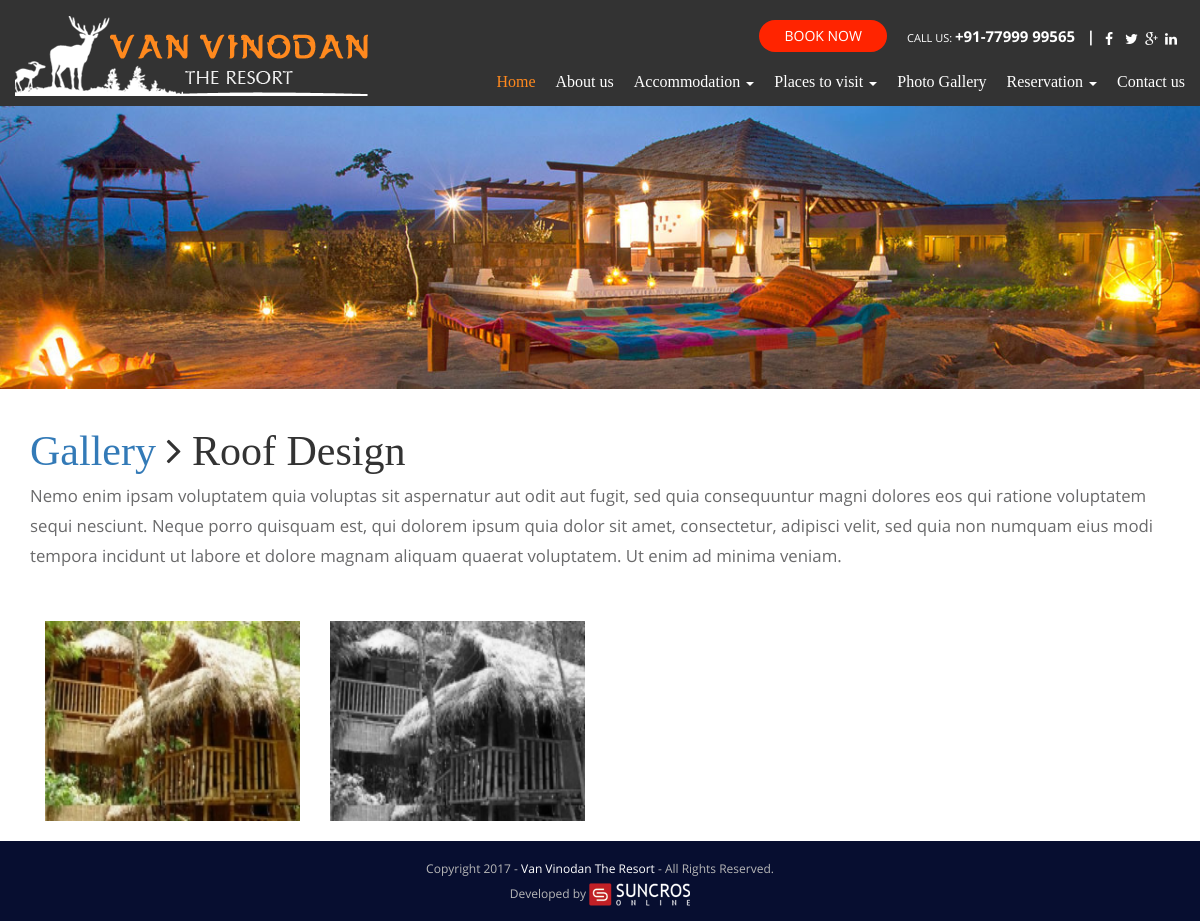
Page /photo-gallery.php?id=6 on the committed database.
### tables this page shows
CREATE TABLE `tbl_category` (
  `Category_Id` smallint(11) NOT NULL,
  `Category_Name` varchar(200) NOT NULL COMMENT 'English Category Name'
);

CREATE TABLE `tbl_image_upload` (
  `Image_Id` int(11) NOT NULL,
  `Image_Path` varchar(200) NOT NULL,
  `MainImage` tinyint(2) NOT NULL,
  `Category_Id` smallint(6) NOT NULL
);

### libraries/classes/DBConn.php (called while the page is built, shortened)
<?php
class DBConn  extends Conn {
	 function ExecuteQuery($userQuery)
	{
		$result= mysql_query($userQuery);
                $num_fields = mysql_num_fields($result);
				$obj = array();
				$x=1;
				while($row=mysql_fetch_array($result)){
				  for($j=0;$j<$num_fields;$j++){
					 $name = mysql_field_name($result, $j);
					 $obj[$x][$name]=$row[$name];
					}
					$x++;
					}
     return $obj;
	}
}
?>

### photo-gallery.php (the view, shortened to what this page needs)
<?php
include('header.php');
require_once(PATH_LIBRARIES.'/classes/DBConn.php');
$db = new DBConn();
$getGallery = $db->ExecuteQuery("SELECT Category_Name, Image_Path
		FROM tbl_image_upload imgup
		LEFT JOIN  tbl_category c ON imgup.Category_Id = c.Category_Id
		WHERE c.Category_Id=".$_GET['id']);
?>
<link rel="stylesheet" href="//cdnjs.cloudflare.com/ajax/libs/fancybox/2.1.5/jquery.fancybox.min.css" media="screen">
<main>
    <div class="middle-container">
        <div>
            <figure>
              <img src="images/resort.jpg" alt="The Van Vinodan Resort" width="100%">
            </figure>
        </div>
        <div class="innerPageTxt">
        	<div class="container">
            	<h1><a href='gallery-category.php'>Gallery</a> <i class="fa fa-angle-right" aria-hidden="true"></i> <?php echo $getGallery[1]['Category_Name']; ?></h1>
            	<p>Nemo enim ipsam voluptatem quia voluptas sit aspernatur aut odit aut fugit, sed quia consequuntur magni dolores eos qui ratione voluptatem sequi nesciunt. Neque porro quisquam est, qui dolorem ipsum quia dolor sit amet, consectetur, adipisci velit, sed quia non numquam eius modi tempora incidunt ut labore et dolore magnam aliquam quaerat voluptatem. Ut enim ad minima veniam.</p>
            	<div class="category-grid">
                	<?php foreach($getGallery as $getGalleryVal){ ?>
                	<div class="col-sm-3">
                        <div class="img-holder2">
                            <img width='100%' height='100%' src="<?php echo PATH_UPLOAD_IMAGE.'/thumb/'.$getGalleryVal['Image_Path']; ?>" alt="" >
                        </div>
                    </div>
                	<?php } ?>
                </div>
            </div>
        </div>
    </div>
</main>
<?php include('footer.php'); ?>

### css/style.css (style rules this page uses)
body { font-family: 'OpenSans'; background:#f2f2f2; margin-top: 0; }
h1, h1 { font-size:17pt; line-height: 27px; font-family:'SourceSansPro'; }
p, p { font-size: 11.5pt; color:#6A6A6B; }
.innerPageTxt { background:#fff; padding:20px 0; }
.innerPageTxt h1, h1.innerTitle { font-size: 3em; font-family: 'Gabriola'; }
.innerPageTxt p { font-size: 1.2em; line-height: 30px; }
.category-grid { margin-top:50px; }
.img-holder2 { height:200px; position: relative; display: block; overflow: hidden; }
.img-holder img, .img-holder2 img { -webkit-transform: scale(); -ms-transform: scale(); transform: scale(); transition: all 0.5s ease; -moz-transition: all 0.5s ease; -webkit-transition: all 0.5s ease; -ms-transition: all 0.5s ease; -o-transition: all 0.5s ease; }

### rows in the picture
tbl_category: Category_Name "Roof Design"
tbl_image_upload: Image_Path (picture)
tbl_image_upload: Image_Path (picture)
